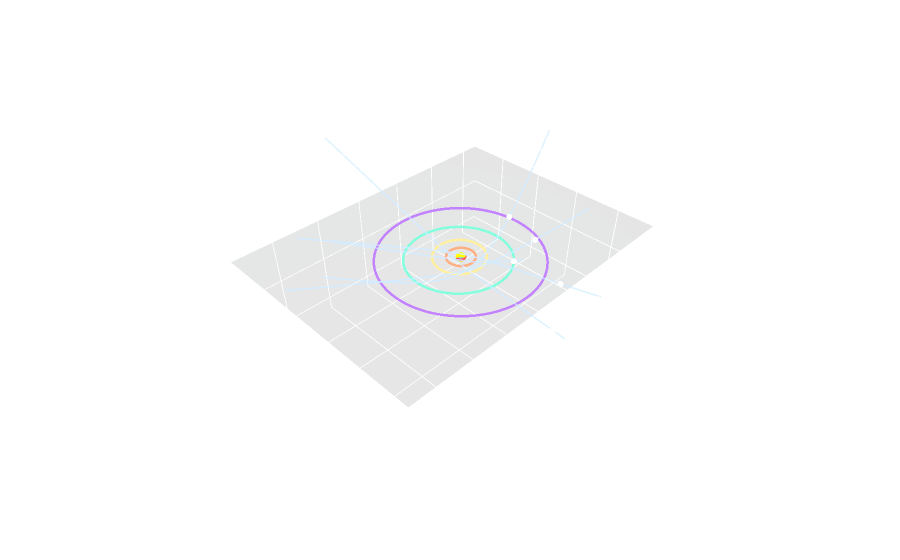

The cell this chart's notebook holds for it:
### Markdown cell above
Or again, equivalently in 3D

### Code cell
fig3d = plotly_3D(
    lines,
    conic,
    orbit_pos=orbit_pos,
    planet_lines=planet_lines_cache[key],
    planet_id=planet_id,
    plot_sun=True,
    show_plane=True,
    return_fig=True,
)
fig3d

### Figure 1 — Plotly figure (JSON) as saved in the notebook; plotly's stock layout.template omitted (floating-point values rounded to 4 significant figures; data arrays with more than 128 entries replaced by an {"elided": "..."} marker saying what was removed)
{"data": [{"hoverinfo": "skip", "name": "ref-plane", "opacity": 0.5, "showscale": false, "surfacecolor": {"elided": "40x40 float values"}, "type": "surface", "x": {"elided": "40x40 float values"}, "y": {"elided": "40x40 float values"}, "z": {"elided": "40x40 float values"}}, {"hovertemplate": "Mercury<extra></extra>", "line": {"color": "rgba(190,190,190,0.95)", "width": 5}, "meta": {"kind": "Planet"}, "mode": "lines", "name": "Mercury", "showlegend": false, "type": "scatter3d", "x": {"elided": "900 float values"}, "y": {"elided": "900 float values"}, "z": {"elided": "900 float values"}}, {"hovertemplate": "Venus<extra></extra>", "line": {"color": "rgba(255,190,90,0.95)", "width": 5}, "meta": {"kind": "Planet"}, "mode": "lines", "name": "Venus", "showlegend": false, "type": "scatter3d", "x": {"elided": "900 float values"}, "y": {"elided": "900 float values"}, "z": {"elided": "900 float values"}}, {"hovertemplate": "Earth<extra></extra>", "line": {"color": "rgba(90,210,255,0.95)", "width": 5}, "meta": {"kind": "Planet"}, "mode": "lines", "name": "Earth", "showlegend": false, "type": "scatter3d", "x": {"elided": "900 float values"}, "y": {"elided": "900 float values"}, "z": {"elided": "900 float values"}}, {"hovertemplate": "Mars<extra></extra>", "line": {"color": "rgba(255,90,90,0.95)", "width": 5}, "meta": {"kind": "Planet"}, "mode": "lines", "name": "Mars", "showlegend": false, "type": "scatter3d", "x": {"elided": "900 float values"}, "y": {"elided": "900 float values"}, "z": {"elided": "900 float values"}}, {"hovertemplate": "Jupiter<extra></extra>", "line": {"color": "rgba(255,165,120,0.95)", "width": 5}, "meta": {"kind": "Planet"}, "mode": "lines", "name": "Jupiter", "showlegend": false, "type": "scatter3d", "x": {"elided": "900 float values"}, "y": {"elided": "900 float values"}, "z": {"elided": "900 float values"}}, {"hovertemplate": "Saturn<extra></extra>", "line": {"color": "rgba(255,230,150,0.95)", "width": 5}, "meta": {"kind": "Planet"}, "mode": "lines", "name": "Saturn", "showlegend": false, "type": "scatter3d", "x": {"elided": "900 float values"}, "y": {"elided": "900 float values"}, "z": {"elided": "900 float values"}}, {"hovertemplate": "Uranus<extra></extra>", "line": {"color": "rgba(120,255,210,0.95)", "width": 5}, "meta": {"kind": "Planet"}, "mode": "lines", "name": "Uranus", "showlegend": false, "type": "scatter3d", "x": {"elided": "900 float values"}, "y": {"elided": "900 float values"}, "z": {"elided": "900 float values"}}, {"hovertemplate": "Neptune<extra></extra>", "line": {"color": "rgba(185,120,255,0.95)", "width": 5}, "meta": {"kind": "Planet"}, "mode": "lines", "name": "Neptune", "showlegend": false, "type": "scatter3d", "x": {"elided": "900 float values"}, "y": {"elided": "900 float values"}, "z": {"elided": "900 float values"}}, {"hovertemplate": "Obj-00<br>e: 1.4071<br>i: 29.34°<br>Ω: 73.56°<br>ω: 349.22°<extra></extra>", "line": {"color": "rgba(144, 167, 209, 0.7)", "width": 3}, "meta": {"kind": "Hyperbolic"}, "mode": "lines", "name": "Obj-00", "showlegend": false, "type": "scatter3d", "x": {"elided": "400 float values"}, "y": {"elided": "400 float values"}, "z": {"elided": "400 float values"}}, {"hovertemplate": "Obj-01<br>e: 2.8163<br>i: 7.13°<br>Ω: 341.77°<br>ω: 87.69°<extra></extra>", "line": {"color": "rgba(144, 167, 209, 0.7)", "width": 3}, "meta": {"kind": "Hyperbolic"}, "mode": "lines", "name": "Obj-01", "showlegend": false, "type": "scatter3d", "x": {"elided": "400 float values"}, "y": {"elided": "400 float values"}, "z": {"elided": "400 float values"}}, {"hovertemplate": "Obj-02<br>e: 5.7201<br>i: 45.58°<br>Ω: 233.47°<br>ω: 173.28°<extra></extra>", "line": {"color": "rgba(144, 167, 209, 0.7)", "width": 3}, "meta": {"kind": "Hyperbolic"}, "mode": "lines", "name": "Obj-02", "showlegend": false, "type": "scatter3d", "x": {"elided": "400 float values"}, "y": {"elided": "400 float values"}, "z": {"elided": "400 float values"}}, {"hovertemplate": "Obj-03<br>e: 2.9019<br>i: 54.22°<br>Ω: 304.11°<br>ω: 105.26°<extra></extra>", "line": {"color": "rgba(144, 167, 209, 0.7)", "width": 3}, "meta": {"kind": "Hyperbolic"}, "mode": "lines", "name": "Obj-03", "showlegend": false, "type": "scatter3d", "x": {"elided": "400 float values"}, "y": {"elided": "400 float values"}, "z": {"elided": "400 float values"}}, {"hovertemplate": "Obj-04<br>e: 5.0662<br>i: 33.28°<br>Ω: 287.07°<br>ω: 170.76°<extra></extra>", "line": {"color": "rgba(144, 167, 209, 0.7)", "width": 3}, "meta": {"kind": "Hyperbolic"}, "mode": "lines", "name": "Obj-04", "showlegend": false, "type": "scatter3d", "x": {"elided": "400 float values"}, "y": {"elided": "400 float values"}, "z": {"elided": "400 float values"}}, {"customdata": [["61000.00000", "2025 Nov 2"], ["61000.00000", "2025 Nov 2"], ["61000.00000", "2025 Nov 2"], ["61000.00000", "2025 Nov 2"], ["61000.00000", "2025 Nov 2"]], "hovertemplate": "%{text}<br>@ MJD %{customdata[0]}<br>(%{customdata[1]})<extra></extra>", "marker": {"color": "rgba(255,255,255,0.9)", "size": 3.5}, "meta": {"kind": "epoch"}, "mode": "markers", "showlegend": false, "text": ["Obj-00", "Obj-01", "Obj-02", "Obj-03", "Obj-04"], "type": "scatter3d", "x": [-18.29, -26.06, -27.22, -29.0, -37.83], "y": [5.607, 12.06, 23.99, 23.29, -5.97], "z": [10.75, 0.4129, -36.89, -15.2, -24.88]}, {"hovertext": "Sun", "marker": {"color": "yellow", "size": 6}, "mode": "markers", "showlegend": false, "type": "scatter3d", "x": [0], "y": [0], "z": [0]}], "layout": {"autosize": true, "font": {"color": "white"}, "margin": {"b": 0, "l": 0, "r": 0, "t": 40}, "paper_bgcolor": "rgba(0,0,0,0)", "plot_bgcolor": "rgba(0,0,0,0)", "scene": {"aspectmode": "data", "camera": {"center": {"x": 0, "y": 0, "z": -0.25}}, "xaxis": {"gridcolor": "rgba(255, 255, 255, 0.02)", "showbackground": false, "title": {"text": "X [AU]"}, "zerolinecolor": "rgba(255, 255, 255, 0.4)"}, "yaxis": {"gridcolor": "rgba(255, 255, 255, 0.02)", "showbackground": false, "title": {"text": "Y [AU]"}, "zerolinecolor": "rgba(255, 255, 255, 0.4)"}, "zaxis": {"gridcolor": "rgba(255, 255, 255, 0.02)", "showbackground": false, "title": {"text": "Z [AU]"}, "zerolinecolor": "rgba(255, 255, 255, 0.4)"}}}}
